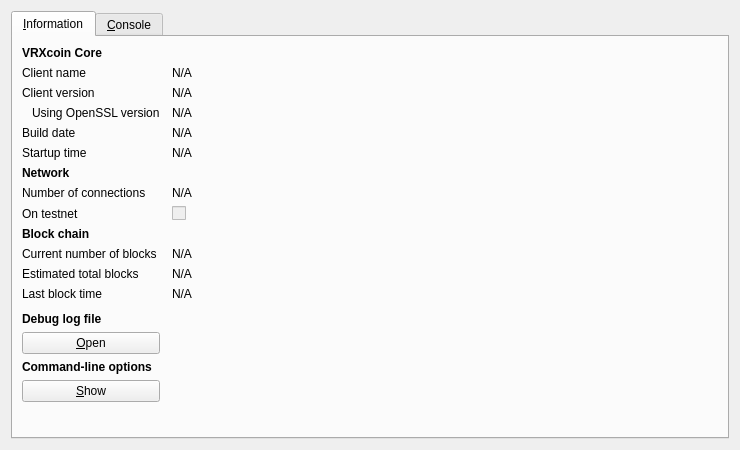
<?xml version="1.0" encoding="UTF-8"?>
<ui version="4.0">
 <class>RPCConsole</class>
 <widget class="QDialog" name="RPCConsole">
  <property name="geometry">
   <rect>
    <x>0</x>
    <y>0</y>
    <width>740</width>
    <height>450</height>
   </rect>
  </property>
  <property name="windowTitle">
   <string>VRXcoin - Debug window</string>
  </property>
  <layout class="QVBoxLayout" name="verticalLayout_2">
   <item>
    <widget class="QTabWidget" name="tabWidget">
     <property name="currentIndex">
      <number>0</number>
     </property>
     <widget class="QWidget" name="tab_info">
      <attribute name="title">
       <string>&amp;Information</string>
      </attribute>
      <layout class="QGridLayout" name="gridLayout" columnstretch="0,1">
       <property name="horizontalSpacing">
        <number>12</number>
       </property>
       <item row="0" column="0">
        <widget class="QLabel" name="label_9">
         <property name="font">
          <font>
           <weight>75</weight>
           <bold>true</bold>
          </font>
         </property>
         <property name="text">
          <string>VRXcoin Core</string>
         </property>
        </widget>
       </item>
       <item row="1" column="0">
        <widget class="QLabel" name="label_5">
         <property name="text">
          <string>Client name</string>
         </property>
        </widget>
       </item>
       <item row="1" column="1">
        <widget class="QLabel" name="clientName">
         <property name="cursor">
          <cursorShape>IBeamCursor</cursorShape>
         </property>
         <property name="text">
          <string>N/A</string>
         </property>
         <property name="textFormat">
          <enum>Qt::PlainText</enum>
         </property>
         <property name="textInteractionFlags">
          <set>Qt::LinksAccessibleByMouse|Qt::TextSelectableByKeyboard|Qt::TextSelectableByMouse</set>
         </property>
        </widget>
       </item>
       <item row="2" column="0">
        <widget class="QLabel" name="label_6">
         <property name="text">
          <string>Client version</string>
         </property>
        </widget>
       </item>
       <item row="2" column="1">
        <widget class="QLabel" name="clientVersion">
         <property name="cursor">
          <cursorShape>IBeamCursor</cursorShape>
         </property>
         <property name="text">
          <string>N/A</string>
         </property>
         <property name="textFormat">
          <enum>Qt::PlainText</enum>
         </property>
         <property name="textInteractionFlags">
          <set>Qt::LinksAccessibleByMouse|Qt::TextSelectableByKeyboard|Qt::TextSelectableByMouse</set>
         </property>
        </widget>
       </item>
       <item row="3" column="0">
        <widget class="QLabel" name="label_14">
         <property name="text">
          <string>Using OpenSSL version</string>
         </property>
         <property name="indent">
          <number>10</number>
         </property>
        </widget>
       </item>
       <item row="3" column="1">
        <widget class="QLabel" name="openSSLVersion">
         <property name="cursor">
          <cursorShape>IBeamCursor</cursorShape>
         </property>
         <property name="text">
          <string>N/A</string>
         </property>
         <property name="textFormat">
          <enum>Qt::PlainText</enum>
         </property>
         <property name="textInteractionFlags">
          <set>Qt::LinksAccessibleByMouse|Qt::TextSelectableByKeyboard|Qt::TextSelectableByMouse</set>
         </property>
        </widget>
       </item>
       <item row="4" column="0">
        <widget class="QLabel" name="label_12">
         <property name="text">
          <string>Build date</string>
         </property>
        </widget>
       </item>
       <item row="4" column="1">
        <widget class="QLabel" name="buildDate">
         <property name="cursor">
          <cursorShape>IBeamCursor</cursorShape>
         </property>
         <property name="text">
          <string>N/A</string>
         </property>
         <property name="textFormat">
          <enum>Qt::PlainText</enum>
         </property>
         <property name="textInteractionFlags">
          <set>Qt::LinksAccessibleByMouse|Qt::TextSelectableByKeyboard|Qt::TextSelectableByMouse</set>
         </property>
        </widget>
       </item>
       <item row="5" column="0">
        <widget class="QLabel" name="label_13">
         <property name="text">
          <string>Startup time</string>
         </property>
        </widget>
       </item>
       <item row="5" column="1">
        <widget class="QLabel" name="startupTime">
         <property name="cursor">
          <cursorShape>IBeamCursor</cursorShape>
         </property>
         <property name="text">
          <string>N/A</string>
         </property>
         <property name="textFormat">
          <enum>Qt::PlainText</enum>
         </property>
         <property name="textInteractionFlags">
          <set>Qt::LinksAccessibleByMouse|Qt::TextSelectableByKeyboard|Qt::TextSelectableByMouse</set>
         </property>
        </widget>
       </item>
       <item row="6" column="0">
        <widget class="QLabel" name="label_11">
         <property name="font">
          <font>
           <weight>75</weight>
           <bold>true</bold>
          </font>
         </property>
         <property name="text">
          <string>Network</string>
         </property>
        </widget>
       </item>
       <item row="7" column="0">
        <widget class="QLabel" name="label_7">
         <property name="text">
          <string>Number of connections</string>
         </property>
        </widget>
       </item>
       <item row="7" column="1">
        <widget class="QLabel" name="numberOfConnections">
         <property name="cursor">
          <cursorShape>IBeamCursor</cursorShape>
         </property>
         <property name="text">
          <string>N/A</string>
         </property>
         <property name="textFormat">
          <enum>Qt::PlainText</enum>
         </property>
         <property name="textInteractionFlags">
          <set>Qt::LinksAccessibleByMouse|Qt::TextSelectableByKeyboard|Qt::TextSelectableByMouse</set>
         </property>
        </widget>
       </item>
       <item row="8" column="0">
        <widget class="QLabel" name="label_8">
         <property name="text">
          <string>On testnet</string>
         </property>
        </widget>
       </item>
       <item row="8" column="1">
        <widget class="QCheckBox" name="isTestNet">
         <property name="enabled">
          <bool>false</bool>
         </property>
         <property name="text">
          <string/>
         </property>
        </widget>
       </item>
       <item row="9" column="0">
        <widget class="QLabel" name="label_10">
         <property name="font">
          <font>
           <weight>75</weight>
           <bold>true</bold>
          </font>
         </property>
         <property name="text">
          <string>Block chain</string>
         </property>
        </widget>
       </item>
       <item row="10" column="0">
        <widget class="QLabel" name="label_3">
         <property name="text">
          <string>Current number of blocks</string>
         </property>
        </widget>
       </item>
       <item row="10" column="1">
        <widget class="QLabel" name="numberOfBlocks">
         <property name="cursor">
          <cursorShape>IBeamCursor</cursorShape>
         </property>
         <property name="text">
          <string>N/A</string>
         </property>
         <property name="textFormat">
          <enum>Qt::PlainText</enum>
         </property>
         <property name="textInteractionFlags">
          <set>Qt::LinksAccessibleByMouse|Qt::TextSelectableByKeyboard|Qt::TextSelectableByMouse</set>
         </property>
        </widget>
       </item>
       <item row="11" column="0">
        <widget class="QLabel" name="label_4">
         <property name="text">
          <string>Estimated total blocks</string>
         </property>
        </widget>
       </item>
       <item row="11" column="1">
        <widget class="QLabel" name="totalBlocks">
         <property name="cursor">
          <cursorShape>IBeamCursor</cursorShape>
         </property>
         <property name="text">
          <string>N/A</string>
         </property>
         <property name="textFormat">
          <enum>Qt::PlainText</enum>
         </property>
         <property name="textInteractionFlags">
          <set>Qt::LinksAccessibleByMouse|Qt::TextSelectableByKeyboard|Qt::TextSelectableByMouse</set>
         </property>
        </widget>
       </item>
       <item row="12" column="0">
        <widget class="QLabel" name="label_2">
         <property name="text">
          <string>Last block time</string>
         </property>
        </widget>
       </item>
       <item row="12" column="1">
        <widget class="QLabel" name="lastBlockTime">
         <property name="cursor">
          <cursorShape>IBeamCursor</cursorShape>
         </property>
         <property name="text">
          <string>N/A</string>
         </property>
         <property name="textFormat">
          <enum>Qt::PlainText</enum>
         </property>
         <property name="textInteractionFlags">
          <set>Qt::LinksAccessibleByMouse|Qt::TextSelectableByKeyboard|Qt::TextSelectableByMouse</set>
         </property>
        </widget>
       </item>
       <item row="13" column="0">
        <spacer name="verticalSpacer_2">
         <property name="orientation">
          <enum>Qt::Vertical</enum>
         </property>
         <property name="sizeHint" stdset="0">
          <size>
           <width>20</width>
           <height>20</height>
          </size>
         </property>
        </spacer>
       </item>
       <item row="14" column="0">
        <widget class="QLabel" name="labelDebugLogfile">
         <property name="font">
          <font>
           <weight>75</weight>
           <bold>true</bold>
          </font>
         </property>
         <property name="text">
          <string>Debug log file</string>
         </property>
        </widget>
       </item>
       <item row="15" column="0">
        <widget class="QPushButton" name="openDebugLogfileButton">
         <property name="toolTip">
          <string>Open the VRXcoin debug log file from the current data directory. This can take a few seconds for large log files.</string>
         </property>
         <property name="text">
          <string>&amp;Open</string>
         </property>
         <property name="autoDefault">
          <bool>false</bool>
         </property>
        </widget>
       </item>
       <item row="16" column="0">
        <widget class="QLabel" name="labelCLOptions">
         <property name="font">
          <font>
           <weight>75</weight>
           <bold>true</bold>
          </font>
         </property>
         <property name="text">
          <string>Command-line options</string>
         </property>
        </widget>
       </item>
       <item row="17" column="0">
        <widget class="QPushButton" name="showCLOptionsButton">
         <property name="toolTip">
          <string>Show the VRXcoin-Qt help message to get a list with possible VRXcoin command-line options.</string>
         </property>
         <property name="text">
          <string>&amp;Show</string>
         </property>
         <property name="autoDefault">
          <bool>false</bool>
         </property>
        </widget>
       </item>
       <item row="18" column="0">
        <spacer name="verticalSpacer">
         <property name="orientation">
          <enum>Qt::Vertical</enum>
         </property>
         <property name="sizeHint" stdset="0">
          <size>
           <width>20</width>
           <height>40</height>
          </size>
         </property>
        </spacer>
       </item>
      </layout>
     </widget>
     <widget class="QWidget" name="tab_console">
      <attribute name="title">
       <string>&amp;Console</string>
      </attribute>
      <layout class="QVBoxLayout" name="verticalLayout_3">
       <property name="spacing">
        <number>3</number>
       </property>
       <item>
        <widget class="QTextEdit" name="messagesWidget">
         <property name="minimumSize">
          <size>
           <width>0</width>
           <height>100</height>
          </size>
         </property>
         <property name="readOnly">
          <bool>true</bool>
         </property>
         <property name="tabKeyNavigation" stdset="0">
          <bool>false</bool>
         </property>
         <property name="columnCount" stdset="0">
          <number>2</number>
         </property>
        </widget>
       </item>
       <item>
        <layout class="QHBoxLayout" name="horizontalLayout">
         <property name="spacing">
          <number>3</number>
         </property>
         <item>
          <widget class="QLabel" name="label">
           <property name="text">
            <string notr="true">&gt;</string>
           </property>
          </widget>
         </item>
         <item>
          <widget class="QLineEdit" name="lineEdit"/>
         </item>
         <item>
          <widget class="QPushButton" name="clearButton">
           <property name="maximumSize">
            <size>
             <width>24</width>
             <height>24</height>
            </size>
           </property>
           <property name="toolTip">
            <string>Clear console</string>
           </property>
           <property name="text">
            <string/>
           </property>
           <property name="icon">
            <iconset resource="../bitcoin.qrc">
             <normaloff>:/icons/remove</normaloff>:/icons/remove</iconset>
           </property>
           <property name="shortcut">
            <string notr="true">Ctrl+L</string>
           </property>
           <property name="autoDefault">
            <bool>false</bool>
           </property>
          </widget>
         </item>
        </layout>
       </item>
      </layout>
     </widget>
    </widget>
   </item>
  </layout>
 </widget>
 <resources>
  <include location="../bitcoin.qrc"/>
 </resources>
 <connections/>
</ui>
